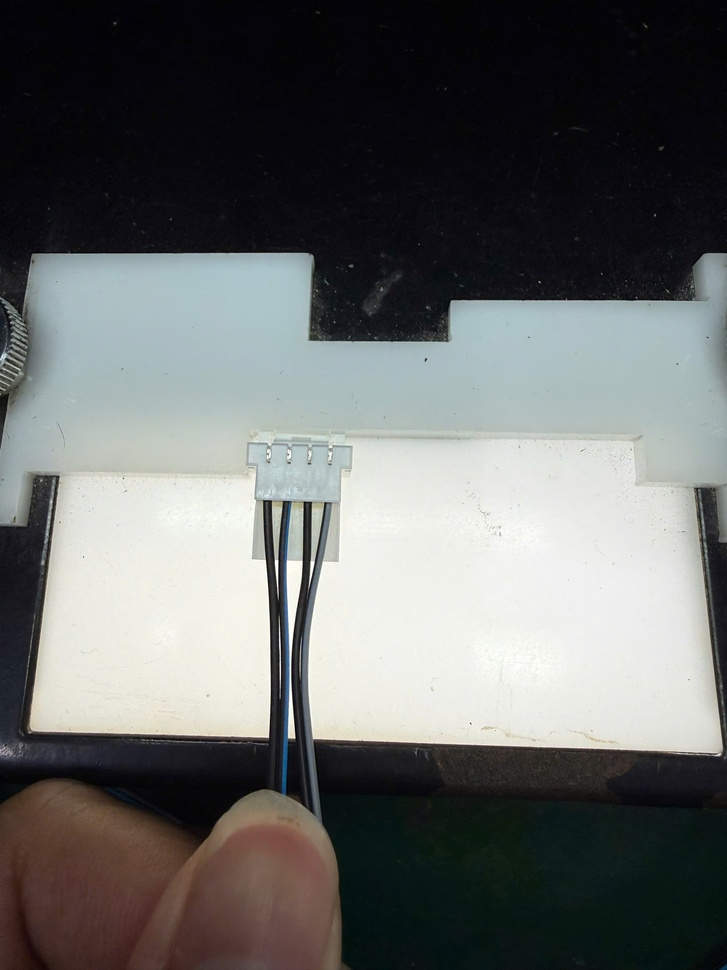
#> input picture Samples/z7505281556307_a6a79d58a32c7223852dfe57b8bad2af.jpg, 727 x 970 px, shrunk from 1920 x 2560 before the run
$ python -i image_utils.py   (imports and definitions only)
#> lines starting #> are read from the running program, lines starting #| are printed output that depends on the picture
#> further down, picture is the input picture: shape (970, 727, 3); mean B, G, R 104.8, 105.7, 103.8
"""
Image processing utilities for AOI connector inspection
Handles ROI extraction, preprocessing, and basic image operations
"""

import cv2
import numpy as np
from typing import Tuple, List, Dict, Optional


class ROIExtractor:
    """Handles extraction and management of Regions of Interest"""

    # [71 lines left out: functions extract_roi, get_wire_slot_rois, draw_roi, not called in this run]


class ImagePreprocessor:
    """Handles image preprocessing operations"""

    # [58 lines left out: functions preprocess_for_wire_detection, preprocess_for_edge_detection, not called in this run]

    @staticmethod
    def enhance_contrast(image: np.ndarray) -> np.ndarray:
        """
        Enhance image contrast using CLAHE

        Args:
            image: Input image

        Returns:
            Contrast-enhanced image
        """
        if len(image.shape) == 3:
            # Convert to LAB color space
            lab = cv2.cvtColor(image, cv2.COLOR_BGR2LAB)
#> lab: shape (970, 727, 3); mean of channels 0, 1, 2 106.8, 127.3, 128.6
            l, a, b = cv2.split(lab)
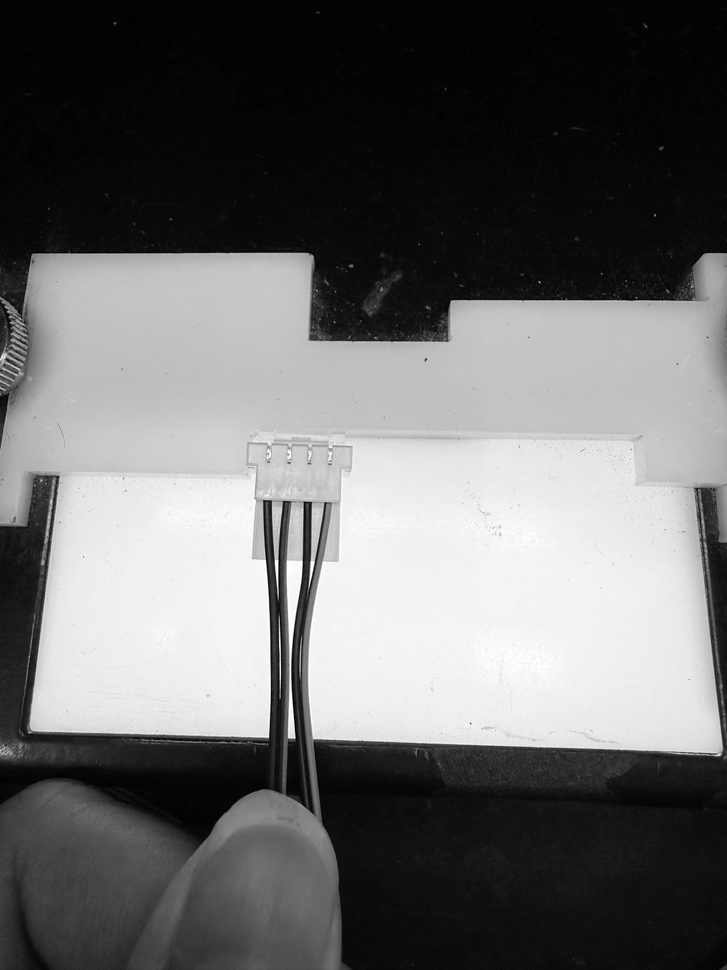
#> l: shape (970, 727); min 0, max 255, mean 106.8
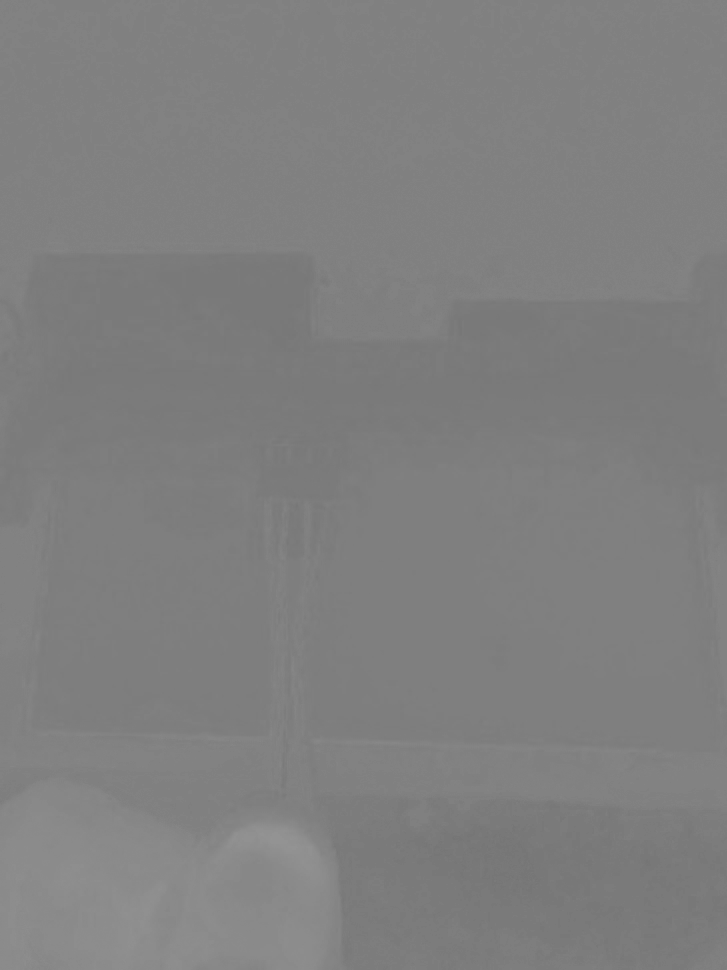
#> a: shape (970, 727); min 117, max 148, mean 127.3

            # Apply CLAHE to L channel
            clahe = cv2.createCLAHE(clipLimit=3.0, tileGridSize=(8, 8))
            l = clahe.apply(l)
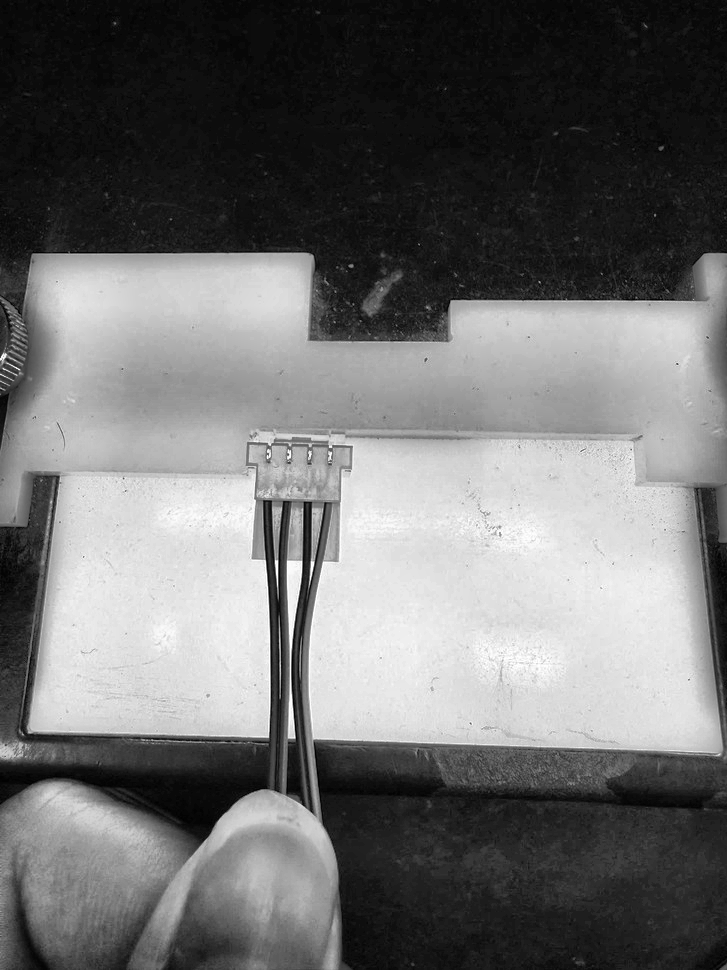
#> l: shape (970, 727); min 0, max 255, mean 110.7

            # Merge and convert back
            lab = cv2.merge([l, a, b])
#> lab: shape (970, 727, 3); mean of channels 0, 1, 2 110.7, 127.3, 128.6
            enhanced = cv2.cvtColor(lab, cv2.COLOR_LAB2BGR)
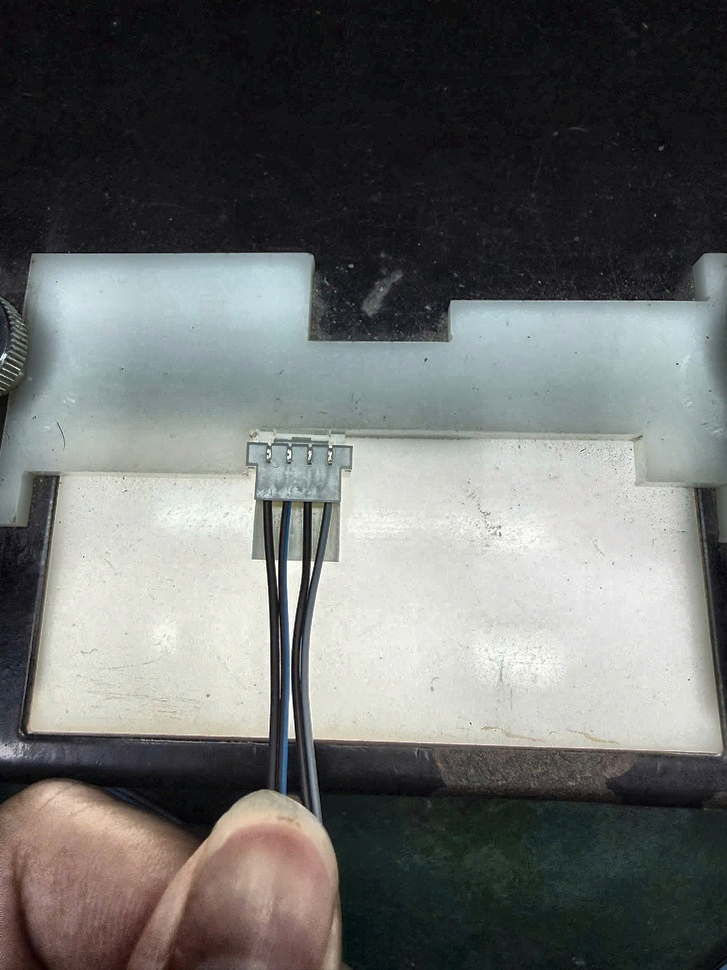
#> enhanced: shape (970, 727, 3); mean B, G, R 107.2, 108.8, 107.1
        else:
            # Apply CLAHE directly to grayscale
            clahe = cv2.createCLAHE(clipLimit=3.0, tileGridSize=(8, 8))
            enhanced = clahe.apply(image)

        return enhanced


class ColorAnalyzer:
    """Utilities for color-based wire identification"""

    # [68 lines left out: functions extract_dominant_color, color_distance, match_wire_color, not called in this run]


class VisualizationHelper:
    """Helper functions for creating visualization outputs"""

    # [93 lines left out: functions create_result_overlay, create_debug_montage, not called in this run]

>>> import cv2
>>> picture = cv2.imread('Samples/z7505281556307_a6a79d58a32c7223852dfe57b8bad2af.jpg')
>>> result = ImagePreprocessor().enhance_contrast(picture)

$ run again, on Samples/z7505281588281_b1313e137722e90107e620d54ebff860.jpg
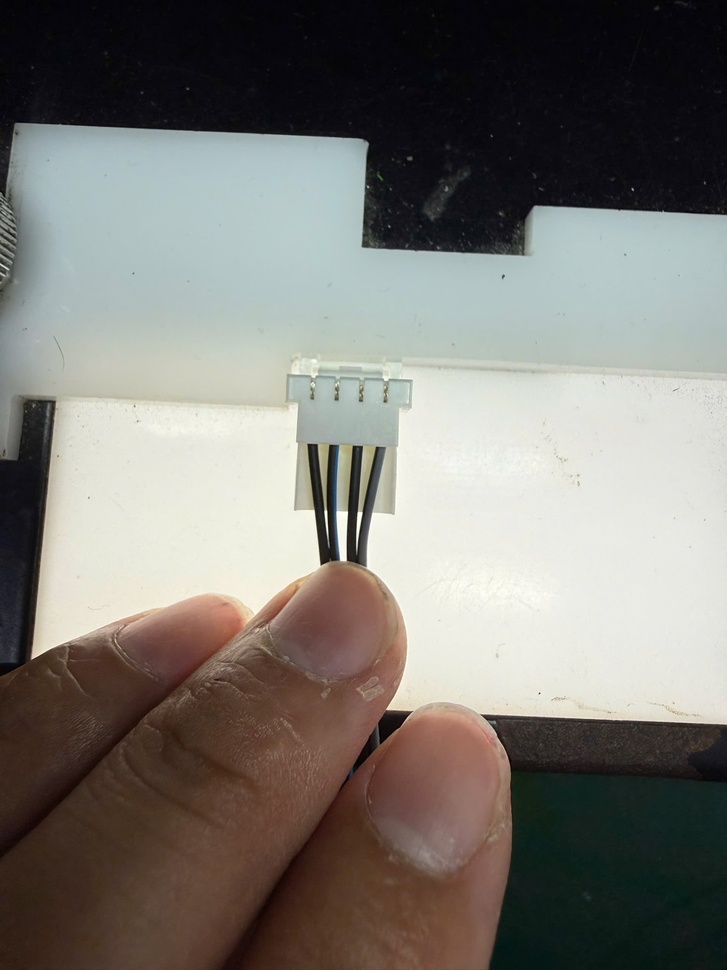
#> input picture Samples/z7505281588281_b1313e137722e90107e620d54ebff860.jpg, 727 x 970 px, shrunk from 1920 x 2560 before the run
#> picture is the input picture: shape (970, 727, 3); mean B, G, R 115.4, 121.1, 124.1
#> in enhance_contrast, `l, a, b = cv2.split(lab)`:
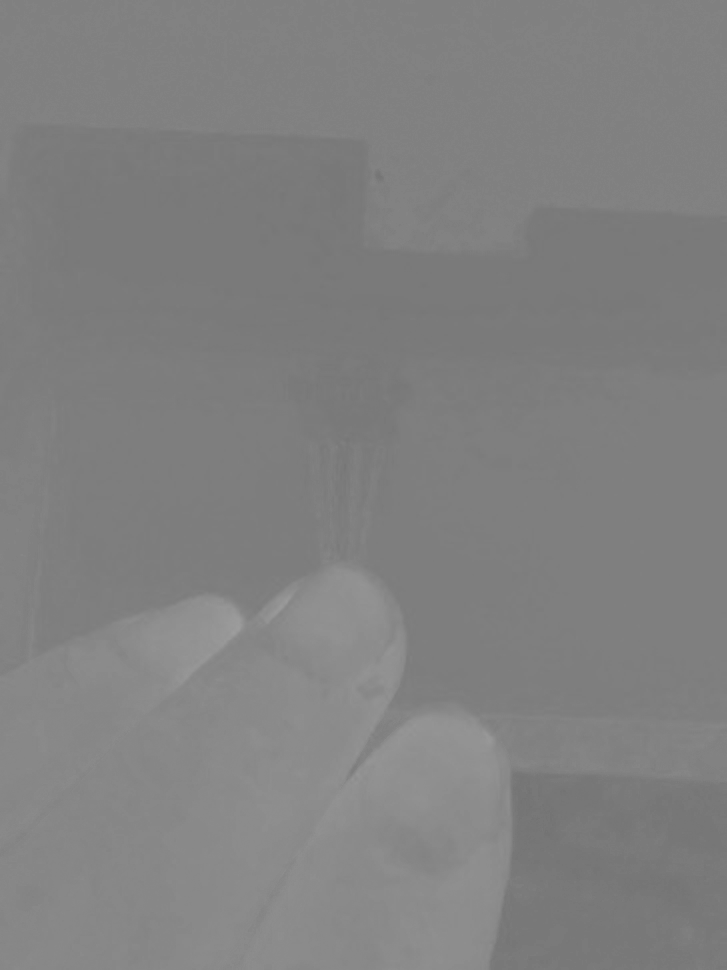
#> a: shape (970, 727); min 115, max 158, mean 128.6
#> in enhance_contrast, `enhanced = cv2.cvtColor(lab, cv2.COLOR_LAB2BGR)`:
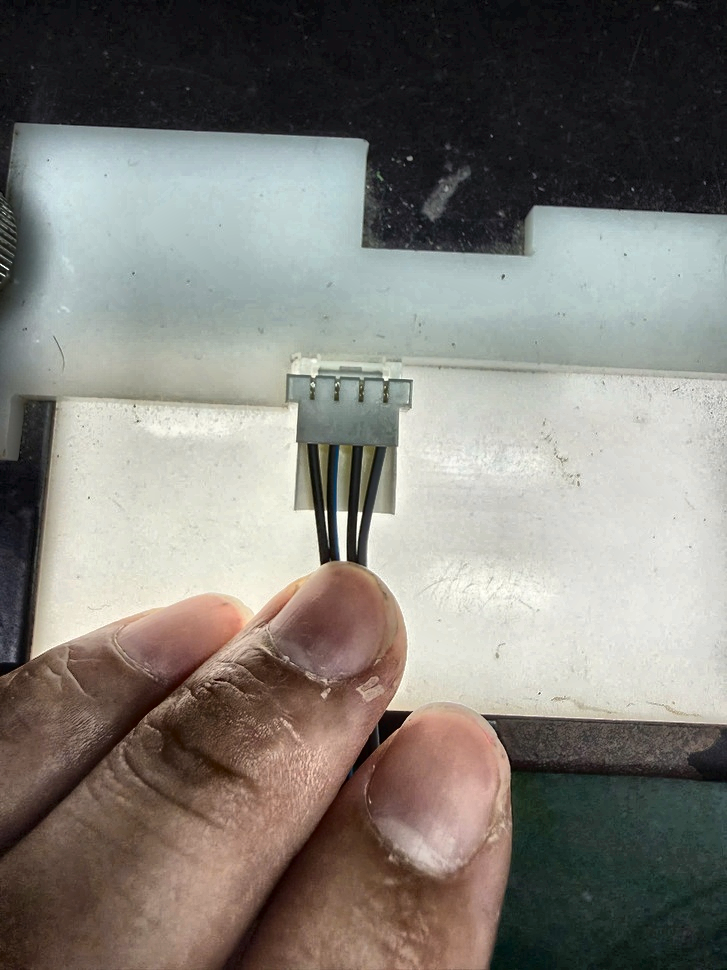
#> enhanced: shape (970, 727, 3); mean B, G, R 119.7, 126, 129.4

$ run again, on Samples/z7505281614352_7ae3d75745f8de06e90c86b827286689.jpg
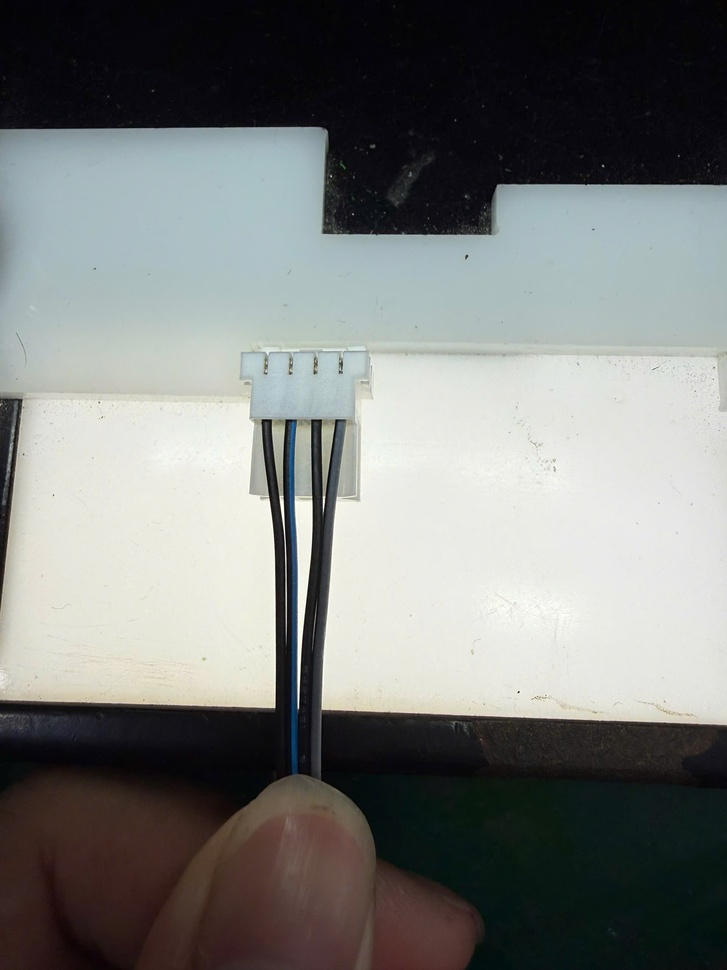
#> input picture Samples/z7505281614352_7ae3d75745f8de06e90c86b827286689.jpg, 727 x 970 px, shrunk from 1920 x 2560 before the run
#> picture is the input picture: shape (970, 727, 3); mean B, G, R 122.6, 124.9, 122.8
#> in enhance_contrast, `l = clahe.apply(l)`:
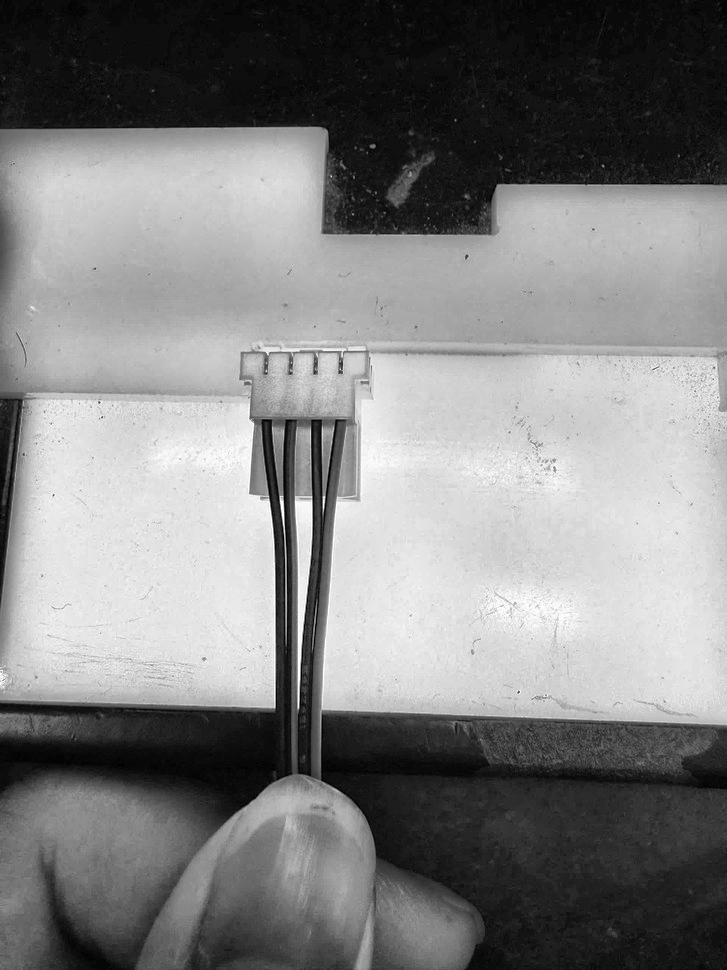
#> l: shape (970, 727); min 0, max 255, mean 128.8
#> in enhance_contrast, `enhanced = cv2.cvtColor(lab, cv2.COLOR_LAB2BGR)`:
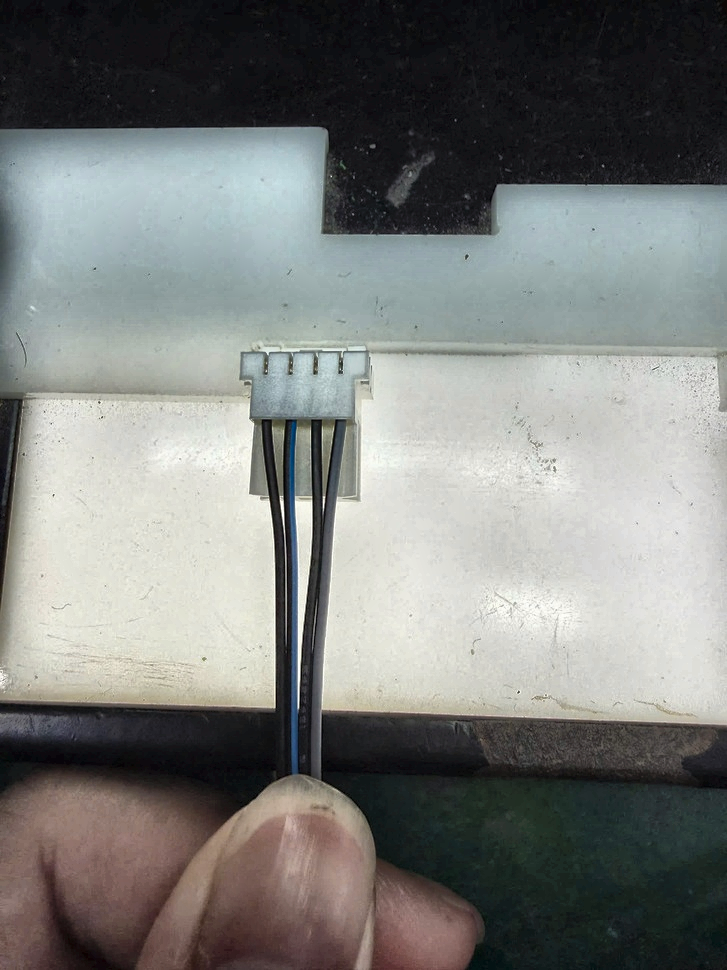
#> enhanced: shape (970, 727, 3); mean B, G, R 123.2, 125.9, 124.2
